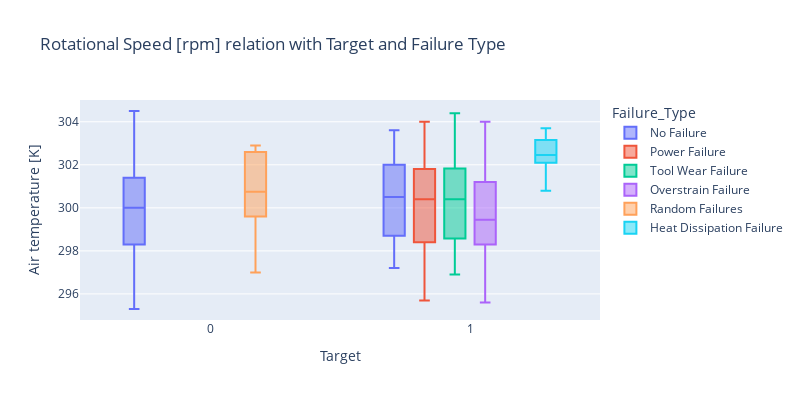

Notebook code for this chart:
### Code cell
fig= px.box(data, y= 'Air temperature [K]', x= 'Target', title='Rotational Speed [rpm] relation with Target and Failure Type',
color= 'Failure_Type', width=800, height=400)
fig.show()

### Figure 1 — Plotly figure (JSON) as saved in the notebook; plotly's stock layout.template omitted (floating-point values rounded to 4 significant figures; data arrays with more than 128 entries replaced by an {"elided": "..."} marker saying what was removed)
{"data": [{"alignmentgroup": "True", "hovertemplate": "Failure_Type=No Failure<br>Target=%{x}<br>Air temperature [K]=%{y}<extra></extra>", "legendgroup": "No Failure", "marker": {"color": "#636efa"}, "name": "No Failure", "notched": false, "offsetgroup": "No Failure", "orientation": "v", "showlegend": true, "type": "box", "x": {"elided": "9652 int values"}, "x0": " ", "xaxis": "x", "y": {"elided": "9652 float values"}, "y0": " ", "yaxis": "y"}, {"alignmentgroup": "True", "hovertemplate": "Failure_Type=Power Failure<br>Target=%{x}<br>Air temperature [K]=%{y}<extra></extra>", "legendgroup": "Power Failure", "marker": {"color": "#EF553B"}, "name": "Power Failure", "notched": false, "offsetgroup": "Power Failure", "orientation": "v", "showlegend": true, "type": "box", "x": [1, 1, 1, 1, 1, 1, 1, 1, 1, 1, 1, 1, 1, 1, 1, 1, 1, 1, 1, 1, 1, 1, 1, 1, 1, 1, 1, 1, 1, 1, 1, 1, 1, 1, 1, 1, 1, 1, 1, 1, 1, 1, 1, 1, 1, 1, 1, 1, 1, 1, 1, 1, 1, 1, 1, 1, 1, 1, 1, 1, 1, 1, 1, 1, 1, 1, 1, 1, 1, 1, 1, 1, 1, 1, 1, 1, 1, 1, 1, 1, 1, 1, 1, 1, 1, 1, 1, 1, 1, 1, 1, 1, 1, 1, 1], "x0": " ", "xaxis": "x", "y": [298.9, 298.9, 298.4, 298.2, 298.4, 298.1, 297.5, 297.4, 297.4, 297.9, 296.4, 295.8, 295.7, 296.3, 296.9, 296.6, 296.7, 297, 298.4, 298.8, 298.9, 298, 298, 298.3, 298.2, 298.1, 298.5, 299.3, 299.5, 299.4, 298.9, 299.2, 299.1, 300.6, 300.5, 300.4, 301.5, 301.5, 301.8, 302.4, 302.7, 302.6, 302.3, 302.1, 301.9, 301.9, 302.6, 301.8, 301.8, 301.7, 302, 302.6, 302.6, 303.7, 303.4, 303.5, 303.8, 303.6, 304, 303.4, 302.8, 302.6, 303, 303.1, 302.4, 300.7, 300.7, 301.1, 300.8, 301.1, 301.4, 301.6, 301.5, 301.1, 300.8, 300.7, 300.5, 300.7, 299.9, 300.1, 300.3, 300.2, 300.4, 300.8, 301, 299, 298.7, 298.5, 297.5, 297.3, 297.2, 297.8, 299, 298.5, 298.6], "y0": " ", "yaxis": "y"}, {"alignmentgroup": "True", "hovertemplate": "Failure_Type=Tool Wear Failure<br>Target=%{x}<br>Air temperature [K]=%{y}<extra></extra>", "legendgroup": "Tool Wear Failure", "marker": {"color": "#00cc96"}, "name": "Tool Wear Failure", "notched": false, "offsetgroup": "Tool Wear Failure", "orientation": "v", "showlegend": true, "type": "box", "x": [1, 1, 1, 1, 1, 1, 1, 1, 1, 1, 1, 1, 1, 1, 1, 1, 1, 1, 1, 1, 1, 1, 1, 1, 1, 1, 1, 1, 1, 1, 1, 1, 1, 1, 1, 1, 1, 1, 1, 1, 1, 1, 1, 1, 1], "x0": " ", "xaxis": "x", "y": [298.8, 296.9, 298, 297.9, 298.2, 298.4, 299.6, 299.3, 299.7, 300.6, 300.7, 301.9, 301.7, 302.2, 302.6, 302, 302.3, 301.8, 302.7, 303.3, 303.4, 304.4, 303.9, 302.6, 300.4, 300.8, 301, 300.5, 300.3, 301.7, 300.6, 300, 300.5, 300.7, 300.3, 300.4, 299.2, 298.5, 297.4, 297.1, 297.4, 297.3, 297.8, 299.6, 298.6], "y0": " ", "yaxis": "y"}, {"alignmentgroup": "True", "hovertemplate": "Failure_Type=Overstrain Failure<br>Target=%{x}<br>Air temperature [K]=%{y}<extra></extra>", "legendgroup": "Overstrain Failure", "marker": {"color": "#ab63fa"}, "name": "Overstrain Failure", "notched": false, "offsetgroup": "Overstrain Failure", "orientation": "v", "showlegend": true, "type": "box", "x": [1, 1, 1, 1, 1, 1, 1, 1, 1, 1, 1, 1, 1, 1, 1, 1, 1, 1, 1, 1, 1, 1, 1, 1, 1, 1, 1, 1, 1, 1, 1, 1, 1, 1, 1, 1, 1, 1, 1, 1, 1, 1, 1, 1, 1, 1, 1, 1, 1, 1, 1, 1, 1, 1, 1, 1, 1, 1, 1, 1, 1, 1, 1, 1, 1, 1, 1, 1, 1, 1, 1, 1, 1, 1, 1, 1, 1, 1], "x0": " ", "xaxis": "x", "y": [298.4, 298.3, 298, 298, 298, 297.7, 297.6, 296.8, 295.6, 297, 297, 296.9, 297, 299, 299, 298.7, 298.2, 298, 297.8, 299.5, 299.3, 299.2, 299.1, 299.2, 299.2, 299.8, 300.5, 300.5, 301.3, 301.4, 301.6, 302, 302, 302.6, 302.1, 302, 301.9, 303.4, 303.7, 303.8, 304, 303.8, 302.8, 302.7, 302.7, 302.3, 300.8, 301, 301, 301, 300.8, 301.6, 301.2, 300.3, 300.6, 300.5, 300.5, 300.7, 300.5, 300.4, 300.7, 300.7, 299.6, 299.4, 298.7, 297.4, 297.2, 297.3, 298.1, 299.1, 299, 299.1, 298.9, 299.1, 299.1, 299.2, 298.5, 298.3], "y0": " ", "yaxis": "y"}, {"alignmentgroup": "True", "hovertemplate": "Failure_Type=Random Failures<br>Target=%{x}<br>Air temperature [K]=%{y}<extra></extra>", "legendgroup": "Random Failures", "marker": {"color": "#FFA15A"}, "name": "Random Failures", "notched": false, "offsetgroup": "Random Failures", "orientation": "v", "showlegend": true, "type": "box", "x": [0, 0, 0, 0, 0, 0, 0, 0, 0, 0, 0, 0, 0, 0, 0, 0, 0, 0], "x0": " ", "xaxis": "x", "y": [297, 298.6, 298.4, 299.6, 299.3, 300.1, 301.6, 302.7, 302.6, 302.9, 302.8, 302.5, 302.6, 300.9, 300.8, 300.7, 300.3, 300.4], "y0": " ", "yaxis": "y"}, {"alignmentgroup": "True", "hovertemplate": "Failure_Type=Heat Dissipation Failure<br>Target=%{x}<br>Air temperature [K]=%{y}<extra></extra>", "legendgroup": "Heat Dissipation Failure", "marker": {"color": "#19d3f3"}, "name": "Heat Dissipation Failure", "notched": false, "offsetgroup": "Heat Dissipation Failure", "orientation": "v", "showlegend": true, "type": "box", "x": [1, 1, 1, 1, 1, 1, 1, 1, 1, 1, 1, 1, 1, 1, 1, 1, 1, 1, 1, 1, 1, 1, 1, 1, 1, 1, 1, 1, 1, 1, 1, 1, 1, 1, 1, 1, 1, 1, 1, 1, 1, 1, 1, 1, 1, 1, 1, 1, 1, 1, 1, 1, 1, 1, 1, 1, 1, 1, 1, 1, 1, 1, 1, 1, 1, 1, 1, 1, 1, 1, 1, 1, 1, 1, 1, 1, 1, 1, 1, 1, 1, 1, 1, 1, 1, 1, 1, 1, 1, 1, 1, 1, 1, 1, 1, 1, 1, 1, 1, 1, 1, 1, 1, 1, 1, 1, 1, 1, 1, 1, 1, 1], "x0": " ", "xaxis": "x", "y": [300.8, 302.3, 302.3, 302.3, 302.3, 302.1, 302.3, 302.1, 302, 302, 301.9, 301.9, 302.1, 302.1, 302.1, 301.9, 301.7, 301.7, 301.9, 302, 302, 302, 302.2, 302.2, 302.2, 302.4, 302.4, 302.2, 302.2, 302.1, 302.1, 302.6, 302.5, 302.5, 302.6, 302.7, 302.6, 302, 301.9, 301.8, 301.7, 301.4, 301.8, 301.6, 301.6, 302, 302.1, 302, 301.7, 302.1, 302.2, 302.3, 302.4, 302.5, 302.4, 302.6, 302.4, 302.3, 302.5, 302.4, 302.4, 302.7, 302.7, 302.7, 302.6, 302.5, 302.4, 302.4, 302.4, 302.4, 302.5, 302.7, 302.7, 302.7, 302.8, 303, 303, 303, 303, 303, 303, 303.1, 303, 302.9, 303.2, 303.2, 303.2, 303.3, 303.4, 303.3, 303.6, 303.3, 303.4, 303.4, 303.4, 303.4, 303.3, 303.2, 303.2, 303.2, 303.4, 303.5, 303.7, 303.6, 303.5, 303.6, 303.5, 303.4, 303.3, 303.4, 303.4, 303.7], "y0": " ", "yaxis": "y"}], "layout": {"boxmode": "group", "height": 400, "legend": {"title": {"text": "Failure_Type"}, "tracegroupgap": 0}, "title": {"text": "Rotational Speed [rpm] relation with Target and Failure Type"}, "width": 800, "xaxis": {"anchor": "y", "domain": [0, 1], "title": {"text": "Target"}}, "yaxis": {"anchor": "x", "domain": [0, 1], "title": {"text": "Air temperature [K]"}}}}
